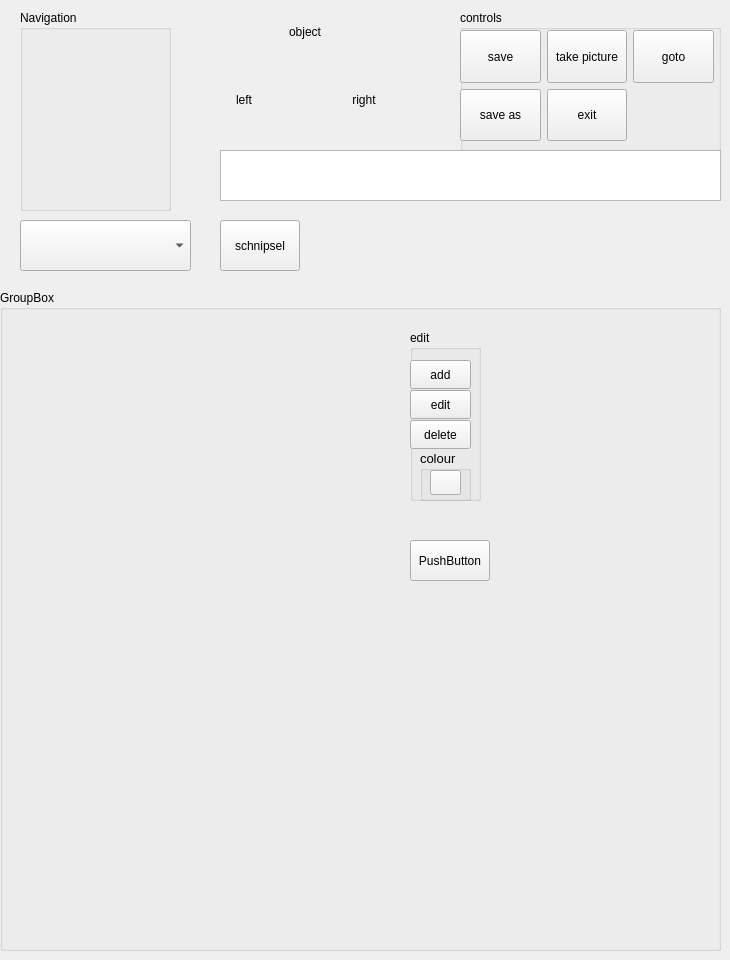
   <widget class="QWidget" name="dockWidgetContents">
    <property name="sizePolicy">
     <sizepolicy hsizetype="Fixed" vsizetype="Preferred">
      <horstretch>0</horstretch>
      <verstretch>0</verstretch>
     </sizepolicy>
    </property>
    <property name="minimumSize">
     <size>
      <width>730</width>
      <height>0</height>
     </size>
    </property>
    <widget class="QGroupBox" name="groupBox">
     <property name="geometry">
      <rect>
       <x>20</x>
       <y>10</y>
       <width>151</width>
       <height>201</height>
      </rect>
     </property>
     <property name="title">
      <string>Navigation</string>
     </property>
     <widget class="QWidget" name="formLayoutWidget">
      <property name="geometry">
       <rect>
        <x>0</x>
        <y>40</y>
        <width>141</width>
        <height>151</height>
       </rect>
      </property>
      <layout class="QFormLayout" name="formKeyAutomaton"/>
     </widget>
    </widget>
    <widget class="QGroupBox" name="groupBoxMainControl">
     <property name="geometry">
      <rect>
       <x>460</x>
       <y>10</y>
       <width>261</width>
       <height>141</height>
      </rect>
     </property>
     <property name="title">
      <string>controls</string>
     </property>
     <widget class="QWidget" name="verticalLayoutWidget_2">
      <property name="geometry">
       <rect>
        <x>0</x>
        <y>20</y>
        <width>254</width>
        <height>111</height>
       </rect>
      </property>
      <layout class="QGridLayout" name="gridLayout">
       <item row="1" column="1">
        <widget class="QPushButton" name="pushExit">
         <property name="sizePolicy">
          <sizepolicy hsizetype="Expanding" vsizetype="Expanding">
           <horstretch>0</horstretch>
           <verstretch>0</verstretch>
          </sizepolicy>
         </property>
         <property name="minimumSize">
          <size>
           <width>0</width>
           <height>30</height>
          </size>
         </property>
         <property name="text">
          <string>exit</string>
         </property>
        </widget>
       </item>
       <item row="0" column="0">
        <widget class="QPushButton" name="pushSave">
         <property name="enabled">
          <bool>true</bool>
         </property>
         <property name="sizePolicy">
          <sizepolicy hsizetype="Expanding" vsizetype="Expanding">
           <horstretch>0</horstretch>
           <verstretch>0</verstretch>
          </sizepolicy>
         </property>
         <property name="minimumSize">
          <size>
           <width>0</width>
           <height>30</height>
          </size>
         </property>
         <property name="text">
          <string>save</string>
         </property>
        </widget>
       </item>
       <item row="1" column="0">
        <widget class="QPushButton" name="pushSaveAs">
         <property name="enabled">
          <bool>true</bool>
         </property>
         <property name="sizePolicy">
          <sizepolicy hsizetype="Expanding" vsizetype="Expanding">
           <horstretch>0</horstretch>
           <verstretch>0</verstretch>
          </sizepolicy>
         </property>
         <property name="minimumSize">
          <size>
           <width>0</width>
           <height>30</height>
          </size>
         </property>
         <property name="text">
          <string>save as</string>
         </property>
        </widget>
       </item>
       <item row="0" column="1">
        <widget class="QPushButton" name="pushTakeScreenShot">
         <property name="sizePolicy">
          <sizepolicy hsizetype="Expanding" vsizetype="Expanding">
           <horstretch>0</horstretch>
           <verstretch>0</verstretch>
          </sizepolicy>
         </property>
         <property name="minimumSize">
          <size>
           <width>0</width>
           <height>30</height>
          </size>
         </property>
         <property name="text">
          <string>take picture</string>
         </property>
        </widget>
       </item>
       <item row="0" column="2">
        <widget class="QPushButton" name="pushGoTo">
         <property name="enabled">
          <bool>true</bool>
         </property>
         <property name="sizePolicy">
          <sizepolicy hsizetype="Expanding" vsizetype="Expanding">
           <horstretch>0</horstretch>
           <verstretch>0</verstretch>
          </sizepolicy>
         </property>
         <property name="minimumSize">
          <size>
           <width>0</width>
           <height>30</height>
          </size>
         </property>
         <property name="text">
          <string>goto</string>
         </property>
        </widget>
       </item>
      </layout>
     </widget>
    </widget>
    <widget class="QWidget" name="layoutWidget_2">
     <property name="geometry">
      <rect>
       <x>220</x>
       <y>220</y>
       <width>501</width>
       <height>51</height>
      </rect>
     </property>
     <layout class="QFormLayout" name="formLayout_3">
      <property name="sizeConstraint">
       <enum>QLayout::SetMinimumSize</enum>
      </property>
      <property name="fieldGrowthPolicy">
       <enum>QFormLayout::AllNonFixedFieldsGrow</enum>
      </property>
      <item row="0" column="1">
       <widget class="QLabel" name="labelSchnipsel">
        <property name="sizePolicy">
         <sizepolicy hsizetype="Fixed" vsizetype="Preferred">
          <horstretch>0</horstretch>
          <verstretch>0</verstretch>
         </sizepolicy>
        </property>
        <property name="font">
         <font>
          <pointsize>14</pointsize>
          <weight>75</weight>
          <bold>true</bold>
         </font>
        </property>
        <property name="text">
         <string/>
        </property>
       </widget>
      </item>
      <item row="0" column="0">
       <widget class="QPushButton" name="pushSchnipsel">
        <property name="sizePolicy">
         <sizepolicy hsizetype="Expanding" vsizetype="Expanding">
          <horstretch>0</horstretch>
          <verstretch>0</verstretch>
         </sizepolicy>
        </property>
        <property name="text">
         <string>schnipsel</string>
        </property>
       </widget>
      </item>
     </layout>
    </widget>
    <widget class="QPlainTextEdit" name="textStatus">
     <property name="geometry">
      <rect>
       <x>220</x>
       <y>150</y>
       <width>501</width>
       <height>51</height>
      </rect>
     </property>
     <property name="palette">
      <palette>
       <active>
        <colorrole role="Text">
         <brush brushstyle="SolidPattern">
          <color alpha="255">
           <red>255</red>
           <green>0</green>
           <blue>0</blue>
          </color>
         </brush>
        </colorrole>
        <colorrole role="PlaceholderText">
         <brush brushstyle="NoBrush">
          <color alpha="128">
           <red>255</red>
           <green>0</green>
           <blue>0</blue>
          </color>
         </brush>
        </colorrole>
       </active>
       <inactive>
        <colorrole role="Text">
         <brush brushstyle="SolidPattern">
          <color alpha="255">
           <red>255</red>
           <green>0</green>
           <blue>0</blue>
          </color>
         </brush>
        </colorrole>
        <colorrole role="PlaceholderText">
         <brush brushstyle="NoBrush">
          <color alpha="128">
           <red>255</red>
           <green>0</green>
           <blue>0</blue>
          </color>
         </brush>
        </colorrole>
       </inactive>
       <disabled>
        <colorrole role="Text">
         <brush brushstyle="SolidPattern">
          <color alpha="255">
           <red>166</red>
           <green>162</green>
           <blue>159</blue>
          </color>
         </brush>
        </colorrole>
        <colorrole role="PlaceholderText">
         <brush brushstyle="NoBrush">
          <color alpha="128">
           <red>255</red>
           <green>0</green>
           <blue>0</blue>
          </color>
         </brush>
        </colorrole>
       </disabled>
      </palette>
     </property>
    </widget>
    <widget class="QWidget" name="layoutWidget">
     <property name="geometry">
      <rect>
       <x>180</x>
       <y>20</y>
       <width>250</width>
       <height>92</height>
      </rect>
     </property>
     <layout class="QVBoxLayout" name="verticalLayout">
      <item>
       <layout class="QHBoxLayout" name="horizontalLayout_5">
        <item>
         <spacer name="horizontalSpacer_3">
          <property name="orientation">
           <enum>Qt::Horizontal</enum>
          </property>
          <property name="sizeHint" stdset="0">
           <size>
            <width>40</width>
            <height>20</height>
           </size>
          </property>
         </spacer>
        </item>
        <item>
         <widget class="QLabel" name="labelObject">
          <property name="sizePolicy">
           <sizepolicy hsizetype="Fixed" vsizetype="Fixed">
            <horstretch>0</horstretch>
            <verstretch>0</verstretch>
           </sizepolicy>
          </property>
          <property name="minimumSize">
           <size>
            <width>120</width>
            <height>20</height>
           </size>
          </property>
          <property name="text">
           <string>object</string>
          </property>
          <property name="alignment">
           <set>Qt::AlignCenter</set>
          </property>
         </widget>
        </item>
        <item>
         <spacer name="horizontalSpacer_4">
          <property name="orientation">
           <enum>Qt::Horizontal</enum>
          </property>
          <property name="sizeHint" stdset="0">
           <size>
            <width>40</width>
            <height>20</height>
           </size>
          </property>
         </spacer>
        </item>
       </layout>
      </item>
      <item>
       <layout class="QHBoxLayout" name="horizontalLayout_3">
        <item>
         <spacer name="horizontalSpacer">
          <property name="orientation">
           <enum>Qt::Horizontal</enum>
          </property>
          <property name="sizeHint" stdset="0">
           <size>
            <width>40</width>
            <height>20</height>
           </size>
          </property>
         </spacer>
        </item>
        <item>
         <widget class="QLabel" name="pixmapCursor">
          <property name="enabled">
           <bool>true</bool>
          </property>
          <property name="sizePolicy">
           <sizepolicy hsizetype="Fixed" vsizetype="Fixed">
            <horstretch>0</horstretch>
            <verstretch>0</verstretch>
           </sizepolicy>
          </property>
          <property name="minimumSize">
           <size>
            <width>32</width>
            <height>32</height>
           </size>
          </property>
          <property name="frameShadow">
           <enum>QFrame::Sunken</enum>
          </property>
          <property name="text">
           <string/>
          </property>
          <property name="textFormat">
           <enum>Qt::PlainText</enum>
          </property>
          <property name="scaledContents">
           <bool>true</bool>
          </property>
          <property name="textInteractionFlags">
           <set>Qt::NoTextInteraction</set>
          </property>
         </widget>
        </item>
        <item>
         <spacer name="horizontalSpacer_2">
          <property name="orientation">
           <enum>Qt::Horizontal</enum>
          </property>
          <property name="sizeHint" stdset="0">
           <size>
            <width>40</width>
            <height>20</height>
           </size>
          </property>
         </spacer>
        </item>
       </layout>
      </item>
      <item>
       <layout class="QHBoxLayout" name="horizontalLayout_2">
        <item>
         <widget class="QLabel" name="labelLeft">
          <property name="sizePolicy">
           <sizepolicy hsizetype="Fixed" vsizetype="Fixed">
            <horstretch>0</horstretch>
            <verstretch>0</verstretch>
           </sizepolicy>
          </property>
          <property name="minimumSize">
           <size>
            <width>100</width>
            <height>20</height>
           </size>
          </property>
          <property name="text">
           <string>left</string>
          </property>
          <property name="alignment">
           <set>Qt::AlignCenter</set>
          </property>
         </widget>
        </item>
        <item>
         <widget class="QLabel" name="labelRight">
          <property name="sizePolicy">
           <sizepolicy hsizetype="Fixed" vsizetype="Fixed">
            <horstretch>0</horstretch>
            <verstretch>0</verstretch>
           </sizepolicy>
          </property>
          <property name="minimumSize">
           <size>
            <width>100</width>
            <height>20</height>
           </size>
          </property>
          <property name="text">
           <string>right</string>
          </property>
          <property name="alignment">
           <set>Qt::AlignCenter</set>
          </property>
         </widget>
        </item>
       </layout>
      </item>
     </layout>
    </widget>
    <widget class="QWidget" name="layoutWidget">
     <property name="geometry">
      <rect>
       <x>20</x>
       <y>220</y>
       <width>171</width>
       <height>51</height>
      </rect>
     </property>
     <layout class="QVBoxLayout" name="layoutEditorPhase">
      <item>
       <widget class="QComboBox" name="comboEditorPhase">
        <property name="sizePolicy">
         <sizepolicy hsizetype="Expanding" vsizetype="Expanding">
          <horstretch>0</horstretch>
          <verstretch>0</verstretch>
         </sizepolicy>
        </property>
       </widget>
      </item>
     </layout>
    </widget>
    <widget class="QGroupBox" name="groupBoxInteraction">
     <property name="geometry">
      <rect>
       <x>0</x>
       <y>290</y>
       <width>721</width>
       <height>661</height>
      </rect>
     </property>
     <property name="title">
      <string>GroupBox</string>
     </property>
     <widget class="QWidget" name="horizontalLayoutWidget_4">
      <property name="geometry">
       <rect>
        <x>210</x>
        <y>40</y>
        <width>181</width>
        <height>291</height>
       </rect>
      </property>
      <layout class="QHBoxLayout" name="layoutNamedNetworks"/>
     </widget>
     <widget class="QPushButton" name="pushEditNamedNetworks">
      <property name="geometry">
       <rect>
        <x>410</x>
        <y>250</y>
        <width>80</width>
        <height>41</height>
       </rect>
      </property>
      <property name="text">
       <string>PushButton</string>
      </property>
     </widget>
     <widget class="QWidget" name="horizontalLayoutWidget">
      <property name="geometry">
       <rect>
        <x>400</x>
        <y>340</y>
        <width>311</width>
        <height>221</height>
       </rect>
      </property>
      <layout class="QHBoxLayout" name="layoutInteractive"/>
     </widget>
     <widget class="QWidget" name="horizontalLayoutWidget_6">
      <property name="geometry">
       <rect>
        <x>210</x>
        <y>340</y>
        <width>181</width>
        <height>221</height>
       </rect>
      </property>
      <layout class="QHBoxLayout" name="layoutTypedTokens"/>
     </widget>
     <widget class="QWidget" name="horizontalLayoutWidget_3">
      <property name="geometry">
       <rect>
        <x>20</x>
        <y>40</y>
        <width>181</width>
        <height>291</height>
       </rect>
      </property>
      <layout class="QHBoxLayout" name="layoutNetworks"/>
     </widget>
     <widget class="QGroupBox" name="groupBoxNamedNetworks">
      <property name="geometry">
       <rect>
        <x>410</x>
        <y>40</y>
        <width>71</width>
        <height>171</height>
       </rect>
      </property>
      <property name="title">
       <string>edit</string>
      </property>
      <widget class="QPushButton" name="pushAddNamedNetwork">
       <property name="geometry">
        <rect>
         <x>0</x>
         <y>30</y>
         <width>61</width>
         <height>29</height>
        </rect>
       </property>
       <property name="text">
        <string>add</string>
       </property>
      </widget>
      <widget class="QPushButton" name="pushEditNamedNetwork">
       <property name="geometry">
        <rect>
         <x>0</x>
         <y>60</y>
         <width>61</width>
         <height>29</height>
        </rect>
       </property>
       <property name="text">
        <string>edit</string>
       </property>
      </widget>
      <widget class="QPushButton" name="pushDeleteNamedNetwork">
       <property name="geometry">
        <rect>
         <x>0</x>
         <y>90</y>
         <width>61</width>
         <height>29</height>
        </rect>
       </property>
       <property name="text">
        <string>delete</string>
       </property>
      </widget>
      <widget class="QGroupBox" name="groupNamed_NetworkColour">
       <property name="geometry">
        <rect>
         <x>10</x>
         <y>120</y>
         <width>51</width>
         <height>51</height>
        </rect>
       </property>
       <property name="palette">
        <palette>
         <active>
          <colorrole role="WindowText">
           <brush brushstyle="SolidPattern">
            <color alpha="255">
             <red>0</red>
             <green>0</green>
             <blue>0</blue>
            </color>
           </brush>
          </colorrole>
          <colorrole role="Button">
           <brush brushstyle="SolidPattern">
            <color alpha="255">
             <red>242</red>
             <green>242</green>
             <blue>242</blue>
            </color>
           </brush>
          </colorrole>
          <colorrole role="Light">
           <brush brushstyle="SolidPattern">
            <color alpha="255">
             <red>255</red>
             <green>255</green>
             <blue>255</blue>
            </color>
           </brush>
          </colorrole>
          <colorrole role="Midlight">
           <brush brushstyle="SolidPattern">
            <color alpha="255">
             <red>248</red>
             <green>248</green>
             <blue>248</blue>
            </color>
           </brush>
          </colorrole>
          <colorrole role="Dark">
           <brush brushstyle="SolidPattern">
            <color alpha="255">
             <red>121</red>
             <green>121</green>
             <blue>121</blue>
            </color>
           </brush>
          </colorrole>
          <colorrole role="Mid">
           <brush brushstyle="SolidPattern">
            <color alpha="255">
             <red>161</red>
             <green>161</green>
             <blue>161</blue>
            </color>
           </brush>
          </colorrole>
          <colorrole role="Text">
           <brush brushstyle="SolidPattern">
            <color alpha="255">
             <red>0</red>
             <green>0</green>
             <blue>0</blue>
            </color>
           </brush>
          </colorrole>
          <colorrole role="BrightText">
           <brush brushstyle="SolidPattern">
            <color alpha="255">
             <red>255</red>
             <green>255</green>
             <blue>255</blue>
            </color>
           </brush>
          </colorrole>
          <colorrole role="ButtonText">
           <brush brushstyle="SolidPattern">
            <color alpha="255">
             <red>0</red>
             <green>0</green>
             <blue>0</blue>
            </color>
           </brush>
          </colorrole>
          <colorrole role="Base">
           <brush brushstyle="SolidPattern">
            <color alpha="255">
             <red>255</red>
             <green>255</green>
             <blue>255</blue>
            </color>
           </brush>
          </colorrole>
          <colorrole role="Window">
           <brush brushstyle="SolidPattern">
            <color alpha="255">
             <red>242</red>
             <green>242</green>
             <blue>242</blue>
            </color>
           </brush>
          </colorrole>
          <colorrole role="Shadow">
           <brush brushstyle="SolidPattern">
            <color alpha="255">
             <red>0</red>
             <green>0</green>
             <blue>0</blue>
            </color>
           </brush>
          </colorrole>
          <colorrole role="AlternateBase">
           <brush brushstyle="SolidPattern">
            <color alpha="255">
             <red>248</red>
             <green>248</green>
             <blue>248</blue>
            </color>
           </brush>
          </colorrole>
          <colorrole role="ToolTipBase">
           <brush brushstyle="SolidPattern">
            <color alpha="255">
             <red>255</red>
             <green>255</green>
             <blue>220</blue>
            </color>
           </brush>
          </colorrole>
          <colorrole role="ToolTipText">
           <brush brushstyle="SolidPattern">
            <color alpha="255">
             <red>0</red>
             <green>0</green>
             <blue>0</blue>
            </color>
           </brush>
          </colorrole>
          <colorrole role="PlaceholderText">
           <brush brushstyle="NoBrush">
            <color alpha="128">
             <red>0</red>
             <green>0</green>
             <blue>0</blue>
            </color>
           </brush>
          </colorrole>
         </active>
         <inactive>
          <colorrole role="WindowText">
           <brush brushstyle="SolidPattern">
            <color alpha="255">
             <red>0</red>
             <green>0</green>
             <blue>0</blue>
            </color>
           </brush>
          </colorrole>
          <colorrole role="Button">
           <brush brushstyle="SolidPattern">
            <color alpha="255">
             <red>242</red>
             <green>242</green>
             <blue>242</blue>
            </color>
           </brush>
          </colorrole>
          <colorrole role="Light">
           <brush brushstyle="SolidPattern">
            <color alpha="255">
             <red>255</red>
             <green>255</green>
             <blue>255</blue>
            </color>
           </brush>
          </colorrole>
          <colorrole role="Midlight">
           <brush brushstyle="SolidPattern">
            <color alpha="255">
             <red>248</red>
             <green>248</green>
             <blue>248</blue>
            </color>
           </brush>
          </colorrole>
          <colorrole role="Dark">
           <brush brushstyle="SolidPattern">
            <color alpha="255">
             <red>121</red>
             <green>121</green>
             <blue>121</blue>
            </color>
           </brush>
          </colorrole>
          <colorrole role="Mid">
           <brush brushstyle="SolidPattern">
            <color alpha="255">
             <red>161</red>
             <green>161</green>
             <blue>161</blue>
            </color>
           </brush>
          </colorrole>
          <colorrole role="Text">
           <brush brushstyle="SolidPattern">
            <color alpha="255">
             <red>0</red>
             <green>0</green>
             <blue>0</blue>
            </color>
           </brush>
          </colorrole>
          <colorrole role="BrightText">
           <brush brushstyle="SolidPattern">
            <color alpha="255">
             <red>255</red>
             <green>255</green>
             <blue>255</blue>
            </color>
           </brush>
          </colorrole>
          <colorrole role="ButtonText">
           <brush brushstyle="SolidPattern">
            <color alpha="255">
             <red>0</red>
             <green>0</green>
             <blue>0</blue>
            </color>
           </brush>
          </colorrole>
          <colorrole role="Base">
           <brush brushstyle="SolidPattern">
            <color alpha="255">
             <red>255</red>
             <green>255</green>
             <blue>255</blue>
            </color>
           </brush>
          </colorrole>
          <colorrole role="Window">
           <brush brushstyle="SolidPattern">
            <color alpha="255">
             <red>242</red>
             <green>242</green>
             <blue>242</blue>
            </color>
           </brush>
          </colorrole>
          <colorrole role="Shadow">
           <brush brushstyle="SolidPattern">
            <color alpha="255">
             <red>0</red>
             <green>0</green>
             <blue>0</blue>
            </color>
           </brush>
          </colorrole>
          <colorrole role="AlternateBase">
           <brush brushstyle="SolidPattern">
            <color alpha="255">
             <red>248</red>
             <green>248</green>
             <blue>248</blue>
            </color>
           </brush>
          </colorrole>
          <colorrole role="ToolTipBase">
           <brush brushstyle="SolidPattern">
            <color alpha="255">
             <red>255</red>
             <green>255</green>
             <blue>220</blue>
            </color>
           </brush>
          </colorrole>
          <colorrole role="ToolTipText">
           <brush brushstyle="SolidPattern">
            <color alpha="255">
             <red>0</red>
             <green>0</green>
             <blue>0</blue>
            </color>
           </brush>
          </colorrole>
          <colorrole role="PlaceholderText">
           <brush brushstyle="NoBrush">
            <color alpha="128">
             <red>0</red>
             <green>0</green>
             <blue>0</blue>
            </color>
           </brush>
          </colorrole>
         </inactive>
         <disabled>
          <colorrole role="WindowText">
           <brush brushstyle="SolidPattern">
            <color alpha="255">
             <red>121</red>
             <green>121</green>
             <blue>121</blue>
            </color>
           </brush>
          </colorrole>
          <colorrole role="Button">
           <brush brushstyle="SolidPattern">
            <color alpha="255">
             <red>242</red>
             <green>242</green>
             <blue>242</blue>
            </color>
           </brush>
          </colorrole>
          <colorrole role="Light">
           <brush brushstyle="SolidPattern">
            <color alpha="255">
             <red>255</red>
             <green>255</green>
             <blue>255</blue>
            </color>
           </brush>
          </colorrole>
          <colorrole role="Midlight">
           <brush brushstyle="SolidPattern">
            <color alpha="255">
             <red>248</red>
             <green>248</green>
             <blue>248</blue>
            </color>
           </brush>
          </colorrole>
          <colorrole role="Dark">
           <brush brushstyle="SolidPattern">
            <color alpha="255">
             <red>121</red>
             <green>121</green>
             <blue>121</blue>
            </color>
           </brush>
          </colorrole>
          <colorrole role="Mid">
           <brush brushstyle="SolidPattern">
            <color alpha="255">
             <red>161</red>
             <green>161</green>
             <blue>161</blue>
            </color>
           </brush>
          </colorrole>
          <colorrole role="Text">
           <brush brushstyle="SolidPattern">
            <color alpha="255">
             <red>121</red>
             <green>121</green>
             <blue>121</blue>
            </color>
           </brush>
          </colorrole>
          <colorrole role="BrightText">
           <brush brushstyle="SolidPattern">
            <color alpha="255">
             <red>255</red>
             <green>255</green>
             <blue>255</blue>
            </color>
           </brush>
          </colorrole>
          <colorrole role="ButtonText">
           <brush brushstyle="SolidPattern">
            <color alpha="255">
             <red>121</red>
             <green>121</green>
             <blue>121</blue>
            </color>
           </brush>
          </colorrole>
          <colorrole role="Base">
           <brush brushstyle="SolidPattern">
            <color alpha="255">
             <red>242</red>
             <green>242</green>
             <blue>242</blue>
            </color>
           </brush>
          </colorrole>
          <colorrole role="Window">
           <brush brushstyle="SolidPattern">
            <color alpha="255">
             <red>242</red>
             <green>242</green>
             <blue>242</blue>
            </color>
           </brush>
          </colorrole>
          <colorrole role="Shadow">
           <brush brushstyle="SolidPattern">
            <color alpha="255">
             <red>0</red>
             <green>0</green>
             <blue>0</blue>
            </color>
           </brush>
          </colorrole>
          <colorrole role="AlternateBase">
           <brush brushstyle="SolidPattern">
            <color alpha="255">
             <red>242</red>
             <green>242</green>
             <blue>242</blue>
            </color>
           </brush>
          </colorrole>
          <colorrole role="ToolTipBase">
           <brush brushstyle="SolidPattern">
            <color alpha="255">
             <red>255</red>
             <green>255</green>
             <blue>220</blue>
            </color>
           </brush>
          </colorrole>
          <colorrole role="ToolTipText">
           <brush brushstyle="SolidPattern">
            <color alpha="255">
             <red>0</red>
             <green>0</green>
             <blue>0</blue>
            </color>
           </brush>
          </colorrole>
          <colorrole role="PlaceholderText">
           <brush brushstyle="NoBrush">
            <color alpha="128">
             <red>0</red>
             <green>0</green>
             <blue>0</blue>
            </color>
           </brush>
          </colorrole>
         </disabled>
        </palette>
       </property>
       <property name="font">
        <font>
         <pointsize>10</pointsize>
         <weight>50</weight>
         <bold>false</bold>
        </font>
       </property>
       <property name="title">
        <string>colour</string>
       </property>
       <widget class="QToolButton" name="toolNamed_NetworkColour">
        <property name="geometry">
         <rect>
          <x>10</x>
          <y>20</y>
          <width>31</width>
          <height>25</height>
         </rect>
        </property>
        <property name="font">
         <font>
          <pointsize>10</pointsize>
          <weight>50</weight>
          <bold>false</bold>
         </font>
        </property>
        <property name="text">
         <string/>
        </property>
        <property name="autoRaise">
         <bool>false</bool>
        </property>
       </widget>
      </widget>
     </widget>
     <widget class="QWidget" name="verticalLayoutWidget">
      <property name="geometry">
       <rect>
        <x>510</x>
        <y>40</y>
        <width>201</width>
        <height>291</height>
       </rect>
      </property>
      <layout class="QVBoxLayout" name="layoutNodes"/>
     </widget>
     <widget class="QWidget" name="horizontalLayoutWidget_5">
      <property name="geometry">
       <rect>
        <x>20</x>
        <y>340</y>
        <width>181</width>
        <height>221</height>
       </rect>
      </property>
      <layout class="QHBoxLayout" name="layoutTokens"/>
     </widget>
    </widget>
   </widget>
